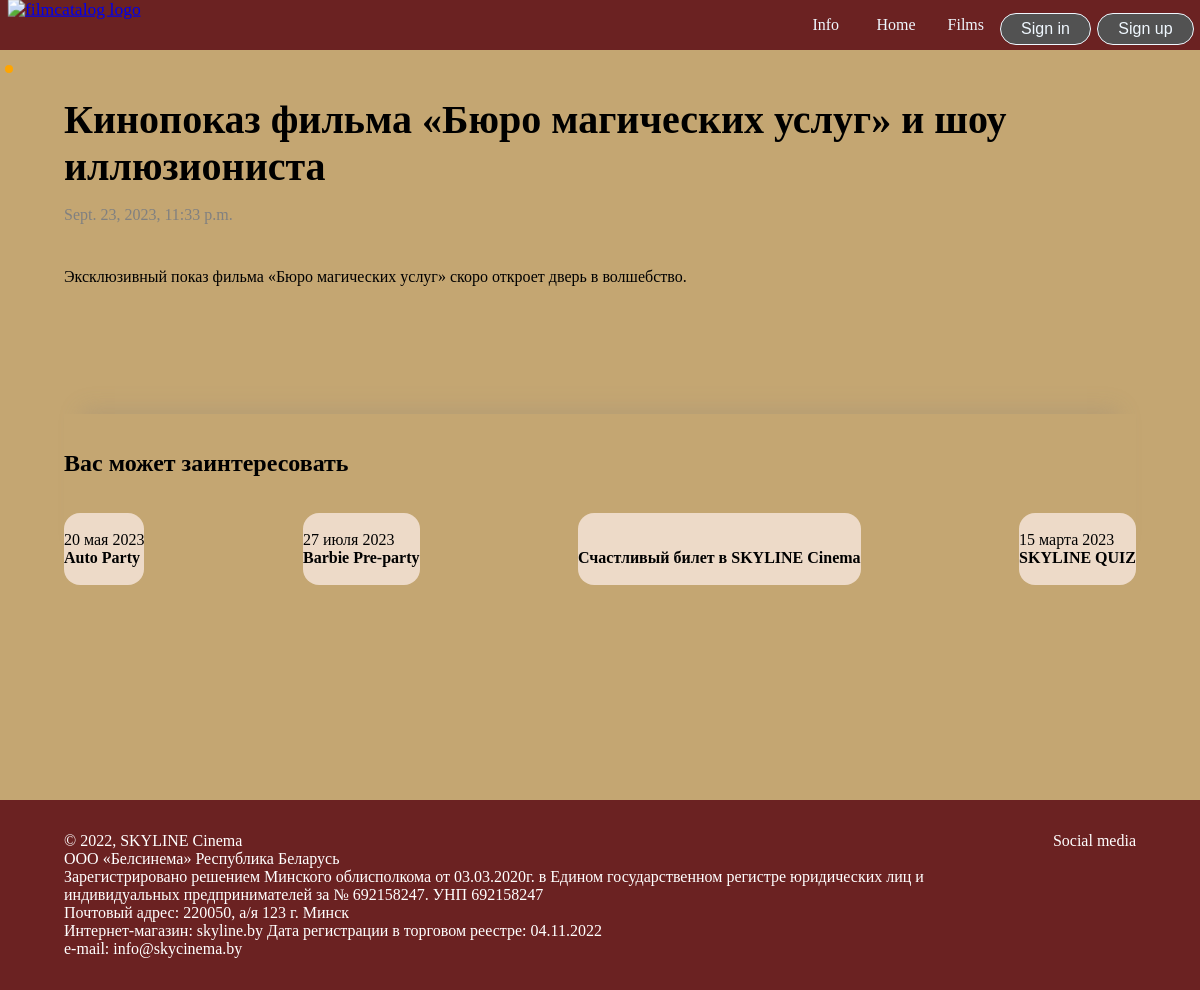
The page /back_info/news/news_3/ on the database its author committed.
### back_info/models.py (models this page shows)
class News(models.Model):
    title = models.CharField(max_length=200)
    created = models.DateTimeField(auto_now_add=True)
    img_path = models.CharField(max_length=200)
    content = models.CharField(max_length=1000,default="")

### back_info/views.py (the view)
# urls.py: path('news/news_3/', views.news_3, name='news_3'),
def news_3(request):
    news = News.objects.all()[3]
    return render(request, 'back_info/news_3.html', {'news': news})

### back_info/templates/back_info/news_3.html (shortened to what this page needs)
{% extends "back_info/news_0.html" %}
{% load static %}
  {% block news-title %}{{ news.title }}{% endblock %}
  {% block news-date %}{{ news.created }}{% endblock %}
  {% block news-text %}
    <section class="news_x_text">
      <p>{{ news.content }}</p>
    </section>
  {% endblock %}
  {% block news-3 %}
    <a class="news-card-link" href="{% url 'back_info:news_0' %}">
        <div class="news-card">
          <div class="news-img">
          </div>
          <div class="news-descr">
            <br>
            <h4> Счастливый билет в SKYLINE Cinema</h4>
            <br>
          </div>
        </div>
      </a>
  {% endblock %}

### filmcatalog/static/filmcatalog/css/styles.css (style rules this page uses)
* { margin: 0; padding: 0; }
html { background-color: rgb(196, 166, 114); }

### back_info/static/back_info/css/news-x.css (style rules this page uses)
.news_x_content .news_x_text { grid-column: 1/10; }
.news-list .news-card-link { text-decoration: none; color: black; display: block; }
.news-list .news-card { background-color: rgb(237, 218, 200); border-radius: 1em; overflow: hidden; height: 100%; }

### rows shown on the page
News: title "Кинопоказ фильма «Бюро магических услуг» и шоу иллюзиониста", created "Sept. 23, 2023, 11:33 p.m.", content "Эксклюзивный показ фильма «Бюро магических услуг» скоро откроет дверь в волшебство."
